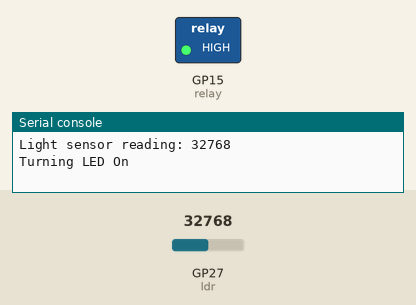
This program was run on a simulated Raspberry Pi Pico running MicroPython. Parts: switched loads named in the program (green lamp = pin HIGH), the last lines printed to the serial console. The test bench sets the inputs (shaded band); at power-on: GP27 (ldr) = 32768 (analog values on the 0–65535 scale).

Above: at 1.2 s.
1.3 s: GP27 (ldr) set to 1088
4.0 s: GP27 (ldr) set to 896
At 4.9 s:
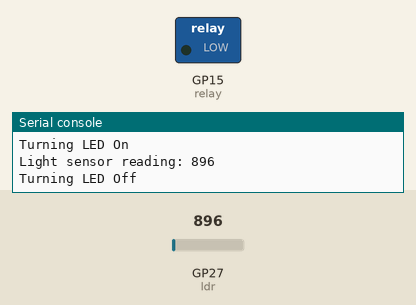
6.7 s: GP27 (ldr) set to 7864
At 9.2 s:
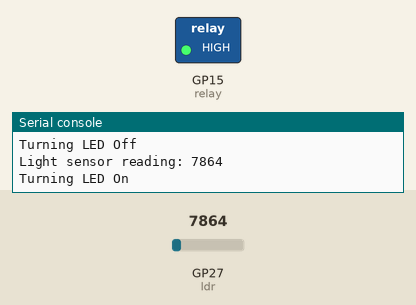
9.5 s: GP27 (ldr) set to 345
At 10.7 s:
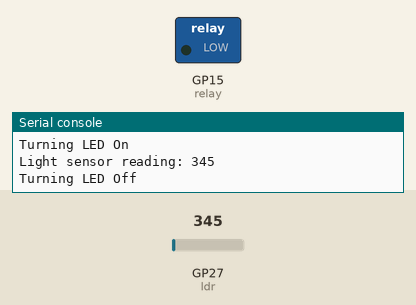
Timing chart, 0 to 12.5 s (numbered marks = the images above; inputs shaded):
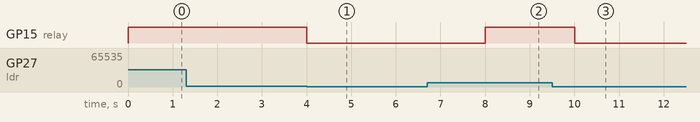

Measured:
- the behaviour switches between 1008 and 992 on GP27 (ldr) (found by bisection; images 0 and 1)
- after the input at 4.0 s, GP15 (relay): HIGH → LOW at once
- after the input at 6.7 s, GP15 (relay): LOW → HIGH after 1.3 s
- after the input at 9.5 s, GP15 (relay): HIGH → LOW after 0.50 s

The program:

light-sensor-relay.py
```python
from machine import Pin, ADC
import time

# Relay control pin (change if needed)
relay = Pin(15, Pin.OUT)

ldr = ADC(27)  # Initialize an ADC object for pin 27

# Some relay modules are ACTIVE LOW
# If yours is ACTIVE HIGH, swap 0 and 1 below

while True:
    ldr_value = ldr.read_u16()
    print(f"Light sensor reading: {ldr_value}")
    if ldr_value > 1000:
        print("Turning LED On")
        relay.value(1)
    else:
        print("Turning LED Off")
        relay.value(0)
    time.sleep(2)
```
